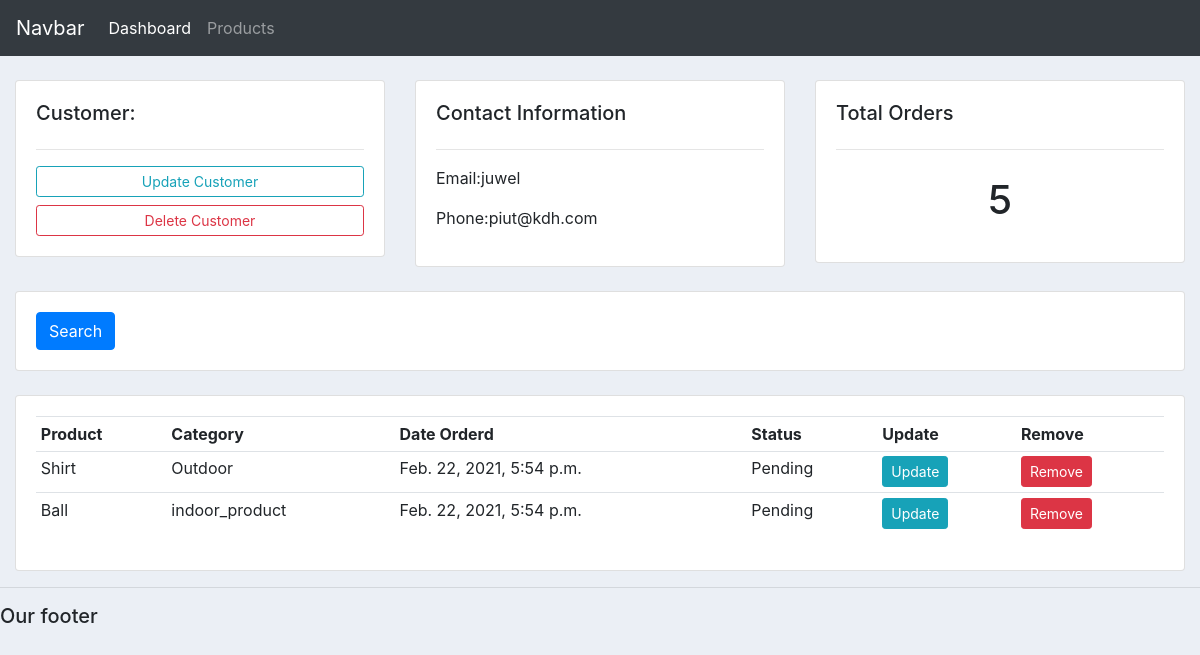
The app's page /customer/2/ with its own data.
### account/models.py (models this page shows, shortened)
class Customer(models.Model):
    name=models.CharField(max_length=200,null=True)
    phone=models.CharField(max_length=20,null=True)
    email=models.EmailField(max_length=30,null=True)
    date_created=models.DateTimeField(auto_now_add=True,null=True)

class Order(models.Model):
    STATUS = (
        ('Pending', 'Pending'),
        ('Out for delivery', 'Out for delivery'),
        ('Delivered', 'Delivered'),
    )
    customer=models.ForeignKey(Customer,null=True,on_delete=models.SET_NULL)
    product=models.ForeignKey(Product,null=True,on_delete=models.SET_NULL)
    date_created=models.DateTimeField(auto_now_add=True,null=True)
    status=models.CharField(max_length=200,null=True,choices=STATUS)

class Product(models.Model):
    CATEGORY=(('indoor_product','indoor_product'),('Outdoor','Outdoor'))
    name=models.CharField(max_length=200,null=True)
    price=models.FloatField(null=True)
    category=models.CharField(max_length=200,null=True,choices=CATEGORY)
    description=models.TextField(max_length=200,null=True)
    date_created=models.DateTimeField(auto_now_add=True,null=True)
    tag=models.ManyToManyField(Tag)
    def __str__(self):
        return self.name

### account/views.py (the view)
# urls.py: path('customer/<str:pk>/',views.customer,name='customer'),
def customer(request,pk):
    customers=Customer.objects.get(id=pk)
    orders=customers.order_set.all()
    tot_orders=Order.objects.count()
    context={'cus':customers,'orders':orders,'tot':tot_orders}
    return render(request,'account/customer.html',context)

### templates/account/customer.html
{%  extends 'base.html' %}
{% block content %}
	<br>
<div class="row">
	<div class="col-md">
		<div class="card card-body">
			<h5>Customer:</h5>
			<hr>
			<a class="btn btn-outline-info  btn-sm btn-block" href="">Update Customer</a>
			<a class="btn btn-outline-danger  btn-sm btn-block" href="">Delete Customer</a>
		</div>
	</div>
	<div class="col-md">
		<div class="card card-body">
			<h5>Contact Information</h5>
			<hr>
			<p>Email:{{ cus.name }} </p>
			<p>Phone:{{ cus.email }} </p>
		</div>
	</div>
	<div class="col-md">
		<div class="card card-body">
			<h5>Total Orders</h5>
			<hr>
			<h1 style="text-align: center;padding: 10px"> {{ tot }}</h1>
		</div>
	</div>
</div>
<br>
<div class="row">
	<div class="col">
		<div class="card card-body">
			<form method="get">
		    <button class="btn btn-primary" type="submit">Search</button>
		  </form>
		</div>
	</div>
</div>
<br>
<div class="row">
	<div class="col-md">
		<div class="card card-body">
			<table class="table table-sm">
				<tr>
					<th>Product</th>
					<th>Category</th>
					<th>Date Orderd</th>
					<th>Status</th>
					<th>Update</th>
					<th>Remove</th>
				</tr>
                {% for cus in orders %}
                    <tr>
                    <td>{{ cus.product }}</td>
                    <td>{{ cus.product.category }}</td>
                    <td>{{ cus.date_created }}</td>
                    <td>{{ cus.status }}</td>
                    <td><a class="btn btn-sm btn-info" href="#">Update</a></td>
                      <td><a class= "btn btn-sm btn-danger"  href="#">Remove</a></td>
                    </tr>
                {% endfor %}
			</table>
		</div>
	</div>
</div>
{% endblock %}

### static/css/main.css (style rules this page uses)
body { background-color: #ebeff5; }

### records on screen
Customer: name "juwel", email "piut@kdh.com"
Order: product "Shirt", product.category "Outdoor", date_created "Feb. 22, 2021, 5:54 p.m.", status "Pending"
Order: product "Ball", product.category "indoor_product", date_created "Feb. 22, 2021, 5:54 p.m.", status "Pending"

### other values on screen
{{ tot }} "5"
